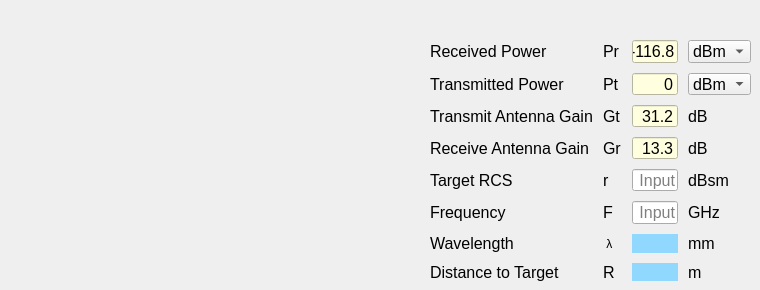
      <widget class="QWidget" name="tab_34">
       <attribute name="title">
        <string>Radar Equation</string>
       </attribute>
       <widget class="QWidget" name="gridLayoutWidget_36">
        <property name="geometry">
         <rect>
          <x>430</x>
          <y>40</y>
          <width>321</width>
          <height>241</height>
         </rect>
        </property>
        <layout class="QGridLayout" name="gridLayout_36">
         <property name="spacing">
          <number>10</number>
         </property>
         <item row="0" column="3">
          <widget class="QComboBox" name="comboBox_radareq_pr">
           <property name="font">
            <font>
             <pointsize>12</pointsize>
             <bold>false</bold>
            </font>
           </property>
           <item>
            <property name="text">
             <string>dBm</string>
            </property>
           </item>
           <item>
            <property name="text">
             <string>mW</string>
            </property>
           </item>
          </widget>
         </item>
         <item row="1" column="2">
          <widget class="QLineEdit" name="input_radareq_pt">
           <property name="font">
            <font>
             <pointsize>12</pointsize>
             <bold>false</bold>
            </font>
           </property>
           <property name="styleSheet">
            <string notr="true">background-color: lightyellow;</string>
           </property>
           <property name="text">
            <string>0</string>
           </property>
           <property name="alignment">
            <set>Qt::AlignRight|Qt::AlignTrailing|Qt::AlignVCenter</set>
           </property>
           <property name="dragEnabled">
            <bool>true</bool>
           </property>
           <property name="placeholderText">
            <string>Input</string>
           </property>
          </widget>
         </item>
         <item row="6" column="0">
          <widget class="QLabel" name="label_199">
           <property name="font">
            <font>
             <pointsize>12</pointsize>
             <bold>false</bold>
            </font>
           </property>
           <property name="text">
            <string>Frequency</string>
           </property>
          </widget>
         </item>
         <item row="7" column="1">
          <widget class="QLabel" name="label_195">
           <property name="text">
            <string> λ</string>
           </property>
          </widget>
         </item>
         <item row="1" column="0">
          <widget class="QLabel" name="label_191">
           <property name="font">
            <font>
             <pointsize>12</pointsize>
             <bold>false</bold>
            </font>
           </property>
           <property name="text">
            <string>Transmitted Power</string>
           </property>
          </widget>
         </item>
         <item row="0" column="2">
          <widget class="QLineEdit" name="input_radareq_pr">
           <property name="font">
            <font>
             <pointsize>12</pointsize>
             <bold>false</bold>
            </font>
           </property>
           <property name="styleSheet">
            <string notr="true">background-color: lightyellow;</string>
           </property>
           <property name="text">
            <string>-116.8</string>
           </property>
           <property name="alignment">
            <set>Qt::AlignRight|Qt::AlignTrailing|Qt::AlignVCenter</set>
           </property>
           <property name="dragEnabled">
            <bool>true</bool>
           </property>
           <property name="placeholderText">
            <string>Input</string>
           </property>
          </widget>
         </item>
         <item row="6" column="1">
          <widget class="QLabel" name="label_205">
           <property name="font">
            <font>
             <pointsize>12</pointsize>
             <bold>false</bold>
            </font>
           </property>
           <property name="text">
            <string>F</string>
           </property>
          </widget>
         </item>
         <item row="4" column="2">
          <widget class="QLineEdit" name="input_radareq_rcs">
           <property name="font">
            <font>
             <pointsize>12</pointsize>
             <bold>false</bold>
            </font>
           </property>
           <property name="alignment">
            <set>Qt::AlignRight|Qt::AlignTrailing|Qt::AlignVCenter</set>
           </property>
           <property name="dragEnabled">
            <bool>true</bool>
           </property>
           <property name="placeholderText">
            <string>Input</string>
           </property>
          </widget>
         </item>
         <item row="2" column="1">
          <widget class="QLabel" name="label_201">
           <property name="font">
            <font>
             <pointsize>12</pointsize>
             <bold>false</bold>
            </font>
           </property>
           <property name="text">
            <string>Gt</string>
           </property>
          </widget>
         </item>
         <item row="2" column="2">
          <widget class="QLineEdit" name="input_radareq_gt">
           <property name="font">
            <font>
             <pointsize>12</pointsize>
             <bold>false</bold>
            </font>
           </property>
           <property name="styleSheet">
            <string notr="true">background-color: lightyellow;</string>
           </property>
           <property name="text">
            <string>31.2</string>
           </property>
           <property name="alignment">
            <set>Qt::AlignRight|Qt::AlignTrailing|Qt::AlignVCenter</set>
           </property>
           <property name="dragEnabled">
            <bool>true</bool>
           </property>
           <property name="placeholderText">
            <string>Input</string>
           </property>
          </widget>
         </item>
         <item row="3" column="1">
          <widget class="QLabel" name="label_202">
           <property name="font">
            <font>
             <pointsize>12</pointsize>
             <bold>false</bold>
            </font>
           </property>
           <property name="text">
            <string>Gr</string>
           </property>
          </widget>
         </item>
         <item row="1" column="3">
          <widget class="QComboBox" name="comboBox_radareq_pt">
           <property name="font">
            <font>
             <pointsize>12</pointsize>
             <bold>false</bold>
            </font>
           </property>
           <item>
            <property name="text">
             <string>dBm</string>
            </property>
           </item>
           <item>
            <property name="text">
             <string>mW</string>
            </property>
           </item>
          </widget>
         </item>
         <item row="6" column="2">
          <widget class="QLineEdit" name="input_radareq_fr">
           <property name="font">
            <font>
             <pointsize>12</pointsize>
             <bold>false</bold>
            </font>
           </property>
           <property name="alignment">
            <set>Qt::AlignRight|Qt::AlignTrailing|Qt::AlignVCenter</set>
           </property>
           <property name="dragEnabled">
            <bool>true</bool>
           </property>
           <property name="placeholderText">
            <string>Input</string>
           </property>
          </widget>
         </item>
         <item row="3" column="0">
          <widget class="QLabel" name="label_190">
           <property name="font">
            <font>
             <pointsize>12</pointsize>
             <bold>false</bold>
            </font>
           </property>
           <property name="text">
            <string>Receive Antenna Gain</string>
           </property>
          </widget>
         </item>
         <item row="7" column="3">
          <widget class="QLabel" name="label_211">
           <property name="font">
            <font>
             <pointsize>12</pointsize>
             <bold>false</bold>
            </font>
           </property>
           <property name="text">
            <string>mm</string>
           </property>
          </widget>
         </item>
         <item row="3" column="3">
          <widget class="QLabel" name="label_206">
           <property name="font">
            <font>
             <pointsize>12</pointsize>
             <bold>false</bold>
            </font>
           </property>
           <property name="text">
            <string>dB</string>
           </property>
          </widget>
         </item>
         <item row="2" column="0">
          <widget class="QLabel" name="label_192">
           <property name="font">
            <font>
             <pointsize>12</pointsize>
             <bold>false</bold>
            </font>
           </property>
           <property name="text">
            <string>Transmit Antenna Gain</string>
           </property>
          </widget>
         </item>
         <item row="4" column="1">
          <widget class="QLabel" name="label_203">
           <property name="font">
            <font>
             <pointsize>12</pointsize>
             <bold>false</bold>
            </font>
           </property>
           <property name="text">
            <string>r</string>
           </property>
          </widget>
         </item>
         <item row="3" column="2">
          <widget class="QLineEdit" name="input_radareq_gr">
           <property name="font">
            <font>
             <pointsize>12</pointsize>
             <bold>false</bold>
            </font>
           </property>
           <property name="styleSheet">
            <string notr="true">background-color: lightyellow;</string>
           </property>
           <property name="text">
            <string>13.3</string>
           </property>
           <property name="alignment">
            <set>Qt::AlignRight|Qt::AlignTrailing|Qt::AlignVCenter</set>
           </property>
           <property name="dragEnabled">
            <bool>true</bool>
           </property>
           <property name="placeholderText">
            <string>Input</string>
           </property>
          </widget>
         </item>
         <item row="6" column="3">
          <widget class="QLabel" name="label_210">
           <property name="font">
            <font>
             <pointsize>12</pointsize>
             <bold>false</bold>
            </font>
           </property>
           <property name="text">
            <string>GHz</string>
           </property>
          </widget>
         </item>
         <item row="4" column="3">
          <widget class="QLabel" name="label_208">
           <property name="font">
            <font>
             <pointsize>12</pointsize>
             <bold>false</bold>
            </font>
           </property>
           <property name="text">
            <string>dBsm</string>
           </property>
          </widget>
         </item>
         <item row="0" column="1">
          <widget class="QLabel" name="label_196">
           <property name="font">
            <font>
             <pointsize>12</pointsize>
             <bold>false</bold>
            </font>
           </property>
           <property name="text">
            <string>Pr</string>
           </property>
          </widget>
         </item>
         <item row="7" column="0">
          <widget class="QLabel" name="label_200">
           <property name="font">
            <font>
             <pointsize>12</pointsize>
             <bold>false</bold>
            </font>
           </property>
           <property name="text">
            <string>Wavelength</string>
           </property>
          </widget>
         </item>
         <item row="4" column="0">
          <widget class="QLabel" name="label_193">
           <property name="font">
            <font>
             <pointsize>12</pointsize>
             <bold>false</bold>
            </font>
           </property>
           <property name="text">
            <string>Target RCS</string>
           </property>
          </widget>
         </item>
         <item row="0" column="0">
          <widget class="QLabel" name="label_194">
           <property name="font">
            <font>
             <pointsize>12</pointsize>
             <bold>false</bold>
            </font>
           </property>
           <property name="text">
            <string>Received Power</string>
           </property>
          </widget>
         </item>
         <item row="7" column="2">
          <widget class="QLabel" name="output_radareq_wl">
           <property name="font">
            <font>
             <pointsize>12</pointsize>
             <bold>false</bold>
            </font>
           </property>
           <property name="styleSheet">
            <string notr="true">QLabel{background-color: rgb(145, 216, 255)}</string>
           </property>
           <property name="text">
            <string/>
           </property>
           <property name="alignment">
            <set>Qt::AlignRight|Qt::AlignTrailing|Qt::AlignVCenter</set>
           </property>
          </widget>
         </item>
         <item row="2" column="3">
          <widget class="QLabel" name="label_207">
           <property name="font">
            <font>
             <pointsize>12</pointsize>
             <bold>false</bold>
            </font>
           </property>
           <property name="text">
            <string>dB</string>
           </property>
          </widget>
         </item>
         <item row="1" column="1">
          <widget class="QLabel" name="label_197">
           <property name="font">
            <font>
             <pointsize>12</pointsize>
             <bold>false</bold>
            </font>
           </property>
           <property name="text">
            <string>Pt</string>
           </property>
          </widget>
         </item>
         <item row="8" column="0">
          <widget class="QLabel" name="label_198">
           <property name="font">
            <font>
             <pointsize>12</pointsize>
             <bold>false</bold>
            </font>
           </property>
           <property name="text">
            <string>Distance to Target</string>
           </property>
          </widget>
         </item>
         <item row="8" column="1">
          <widget class="QLabel" name="label_204">
           <property name="font">
            <font>
             <pointsize>12</pointsize>
             <bold>false</bold>
            </font>
           </property>
           <property name="text">
            <string>R</string>
           </property>
          </widget>
         </item>
         <item row="8" column="2">
          <widget class="QLabel" name="output_radareq_rtarget">
           <property name="font">
            <font>
             <pointsize>12</pointsize>
             <bold>false</bold>
            </font>
           </property>
           <property name="styleSheet">
            <string notr="true">QLabel{background-color: rgb(145, 216, 255)}</string>
           </property>
           <property name="text">
            <string/>
           </property>
           <property name="alignment">
            <set>Qt::AlignRight|Qt::AlignTrailing|Qt::AlignVCenter</set>
           </property>
          </widget>
         </item>
         <item row="8" column="3">
          <widget class="QLabel" name="label_209">
           <property name="font">
            <font>
             <pointsize>12</pointsize>
             <bold>false</bold>
            </font>
           </property>
           <property name="text">
            <string>m</string>
           </property>
          </widget>
         </item>
        </layout>
       </widget>
       <widget class="QLabel" name="label_212">
        <property name="geometry">
         <rect>
          <x>210</x>
          <y>40</y>
          <width>191</width>
          <height>231</height>
         </rect>
        </property>
        <property name="text">
         <string/>
        </property>
        <property name="pixmap">
         <pixmap>image/Radar Equation.png</pixmap>
        </property>
        <property name="scaledContents">
         <bool>true</bool>
        </property>
       </widget>
      </widget>
